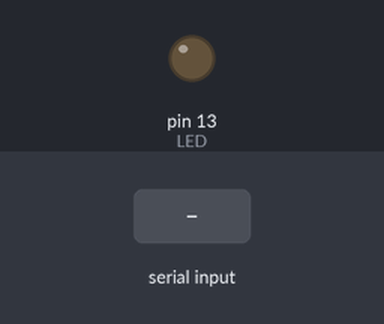
A sketch run on a simulated Arduino Uno, built with avr-gcc and run on an emulated ATmega328P. On the bench: output pins drawn as LEDs (lit = HIGH). Inputs (shaded band) come from the test bench.

Above: at 1.2 s.
1.3 s: "d" received over Serial
At 2.4 s:
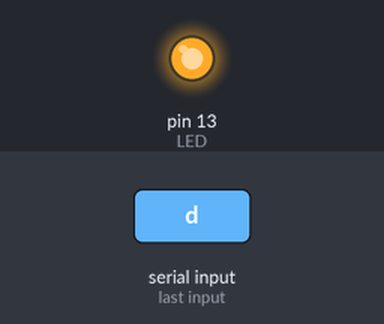
2.9 s: "1" received over Serial
At 3.6 s:
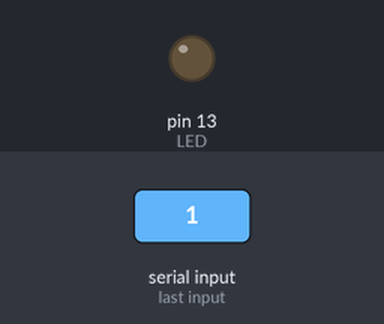
Timing chart, 0 to 5.9 s (numbered marks = the images above; inputs shaded):
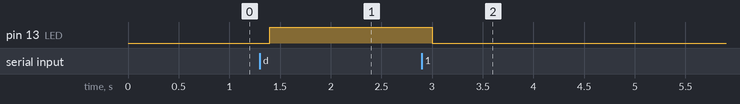

Measured:
- after the input at 1.3 s, pin 13 (LED): LOW → HIGH after 0.10 s
- after the input at 2.9 s, pin 13 (LED): HIGH → LOW after 0.10 s

The sketch:

ClicktoBlink.ino
```cpp
int baudRate = 9600;
int waitTime = 100;

int LED = 13;

void setup() {
  Serial.begin(baudRate);
  pinMode(LED, OUTPUT);
  digitalWrite(LED, LOW);
}

void loop() {
    if (Serial.available()>0){
    //int inByte = ;
    //inByte.trim();
    // Process the received character
    if (Serial.read() == 100) {
      digitalWrite(LED, HIGH); // Turn on the LED (example action)
      //Serial.println("High received");
    } else /*if (Serial.read() == 76)*/ {
      digitalWrite(LED, LOW); // Turn off the LED (example action)
      //Serial.println("Low received");
    }
    }
    delay(waitTime);
}
```
